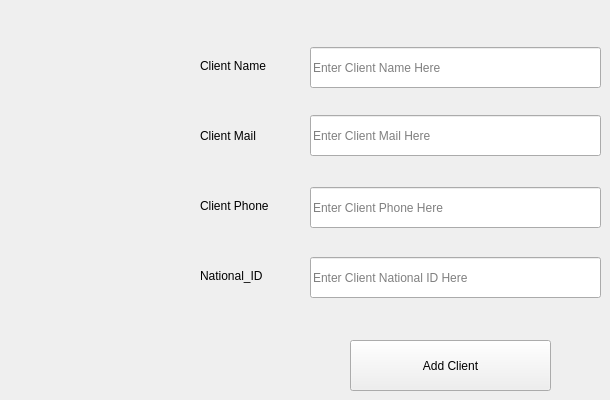
           <widget class="QWidget" name="tab_22">
            <attribute name="title">
             <string>Add New Client</string>
            </attribute>
            <widget class="QLabel" name="label_34">
             <property name="geometry">
              <rect>
               <x>200</x>
               <y>50</y>
               <width>101</width>
               <height>31</height>
              </rect>
             </property>
             <property name="text">
              <string>Client Name</string>
             </property>
            </widget>
            <widget class="QPushButton" name="pushButton_27">
             <property name="enabled">
              <bool>true</bool>
             </property>
             <property name="geometry">
              <rect>
               <x>350</x>
               <y>340</y>
               <width>201</width>
               <height>51</height>
              </rect>
             </property>
             <property name="sizePolicy">
              <sizepolicy hsizetype="Minimum" vsizetype="Fixed">
               <horstretch>46</horstretch>
               <verstretch>21</verstretch>
              </sizepolicy>
             </property>
             <property name="baseSize">
              <size>
               <width>39</width>
               <height>61</height>
              </size>
             </property>
             <property name="text">
              <string>Add Client</string>
             </property>
            </widget>
            <widget class="QLabel" name="label_38">
             <property name="geometry">
              <rect>
               <x>200</x>
               <y>120</y>
               <width>101</width>
               <height>31</height>
              </rect>
             </property>
             <property name="text">
              <string>Client Mail</string>
             </property>
            </widget>
            <widget class="QLabel" name="label_35">
             <property name="geometry">
              <rect>
               <x>200</x>
               <y>190</y>
               <width>101</width>
               <height>31</height>
              </rect>
             </property>
             <property name="text">
              <string>Client Phone</string>
             </property>
            </widget>
            <widget class="QLabel" name="label_36">
             <property name="geometry">
              <rect>
               <x>200</x>
               <y>260</y>
               <width>101</width>
               <height>31</height>
              </rect>
             </property>
             <property name="text">
              <string>National_ID</string>
             </property>
            </widget>
            <widget class="QLineEdit" name="lineEdit_13">
             <property name="geometry">
              <rect>
               <x>310</x>
               <y>47</y>
               <width>291</width>
               <height>41</height>
              </rect>
             </property>
             <property name="placeholderText">
              <string>Enter Client Name Here</string>
             </property>
            </widget>
            <widget class="QLineEdit" name="lineEdit_14">
             <property name="geometry">
              <rect>
               <x>310</x>
               <y>115</y>
               <width>291</width>
               <height>41</height>
              </rect>
             </property>
             <property name="placeholderText">
              <string>Enter Client Mail Here</string>
             </property>
            </widget>
            <widget class="QLineEdit" name="lineEdit_16">
             <property name="geometry">
              <rect>
               <x>310</x>
               <y>187</y>
               <width>291</width>
               <height>41</height>
              </rect>
             </property>
             <property name="placeholderText">
              <string>Enter Client Phone Here</string>
             </property>
            </widget>
            <widget class="QLineEdit" name="lineEdit_18">
             <property name="geometry">
              <rect>
               <x>310</x>
               <y>257</y>
               <width>291</width>
               <height>41</height>
              </rect>
             </property>
             <property name="placeholderText">
              <string>Enter Client National ID Here</string>
             </property>
            </widget>
           </widget>
